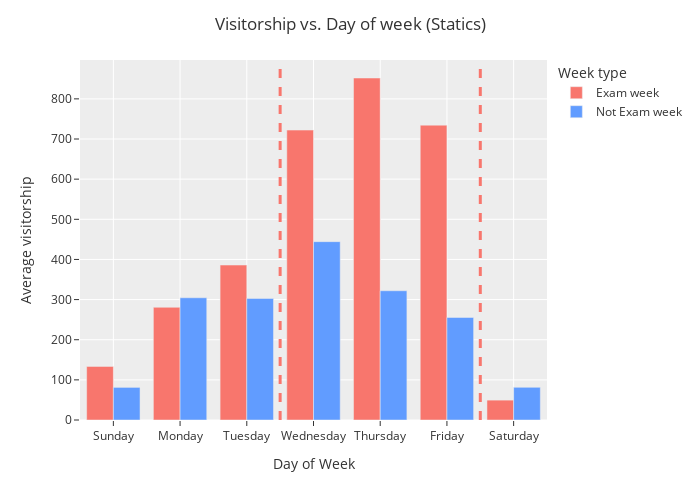
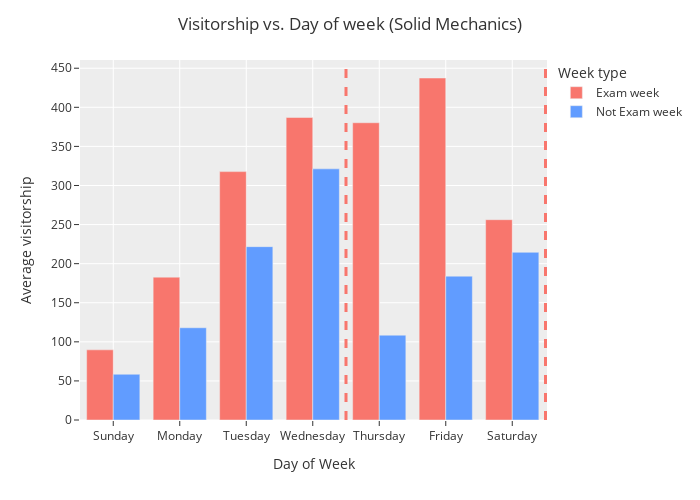
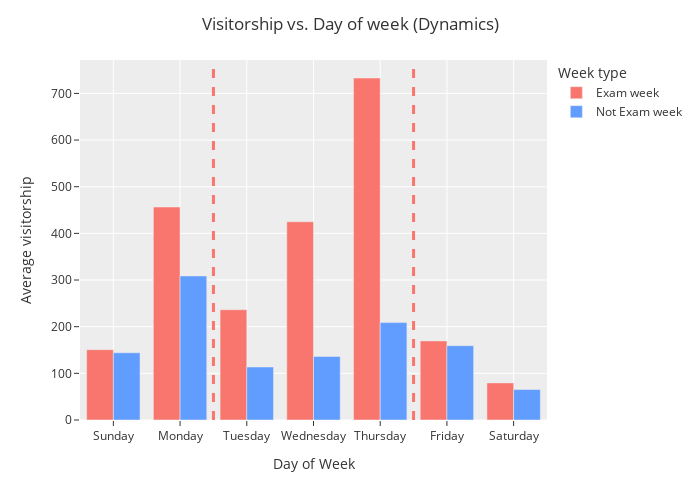

Notebook code cell kept with these figures, in order:
### Code cell
for class_ in ['sta', 'sol', 'dyn']:
    graph_data = pd.DataFrame(index=[i+1 for i in range(7)], columns = ['Exam week', 'Not Exam week'])
    graph_data['Exam week'] = daily_avgs_quiz[class_].values
    graph_data['Not Exam week'] = daily_avgs_no_quiz[class_].values
    
    fig = px.bar(graph_data, x=[i+1 for i in range(len(graph_data.index))], 
                 y=['Exam week', 'Not Exam week'], 
                 barmode='group',
                 color_discrete_map={'Exam week': red,
                                     'Not Exam week': blue},
                )
    if class_ == "sol":
        fig.add_vline(x=4.5, **style)
        fig.add_vline(x=7.5, **style)
    if class_ == "sta":
        fig.add_vline(x=3.5, **style)
        fig.add_vline(x=6.5, **style)
    if class_ == "dyn":
        fig.add_vline(x=2.5, **style)
        fig.add_vline(x=5.5, **style)
    fancy_name = "Dynamics" if class_ == 'dyn' else ('Solid Mechanics' if class_ == 'sol' else 'Statics')
    fig.update_layout(
        title=f"Visitorship vs. Day of week ({fancy_name})",
        xaxis=dict(title="Day of Week",
                   tickvals=[i+1 for i in range(7)],
                   ticktext=[day[1] for day in day_mapping.items()]),
        yaxis=dict(title="Average visitorship"),
        height=500, 
        width=700,
        legend_title_text='Week type',
    )
    fig.write_image(f"./plots/{class_}_daily.png", scale=3)
    fig.show()

### Figure 1 — Plotly figure (JSON) as saved in the notebook; plotly's stock layout.template omitted (floating-point values rounded to 4 significant figures)
{"data": [{"alignmentgroup": "True", "hovertemplate": "variable=Exam week<br>x=%{x}<br>value=%{y}<extra></extra>", "legendgroup": "Exam week", "marker": {"color": "#f8766d", "pattern": {"shape": ""}}, "name": "Exam week", "offsetgroup": "Exam week", "orientation": "v", "showlegend": true, "textposition": "auto", "type": "bar", "x": [1, 2, 3, 4, 5, 6, 7], "xaxis": "x", "y": [133.5, 280.8, 386, 722.2, 852, 734.5, 49.5], "yaxis": "y"}, {"alignmentgroup": "True", "hovertemplate": "variable=Not Exam week<br>x=%{x}<br>value=%{y}<extra></extra>", "legendgroup": "Not Exam week", "marker": {"color": "#619cff", "pattern": {"shape": ""}}, "name": "Not Exam week", "offsetgroup": "Not Exam week", "orientation": "v", "showlegend": true, "textposition": "auto", "type": "bar", "x": [1, 2, 3, 4, 5, 6, 7], "xaxis": "x", "y": [81.25, 304.5, 302.8, 444.2, 322, 255.5, 81.5], "yaxis": "y"}], "layout": {"barmode": "group", "height": 500, "legend": {"title": {"text": "Week type"}, "tracegroupgap": 0}, "margin": {"t": 60}, "shapes": [{"line": {"color": "#f8766d", "dash": "dash", "width": 3}, "opacity": 1, "type": "line", "x0": 3.5, "x1": 3.5, "xref": "x", "y0": 0, "y1": 1, "yref": "y domain"}, {"line": {"color": "#f8766d", "dash": "dash", "width": 3}, "opacity": 1, "type": "line", "x0": 6.5, "x1": 6.5, "xref": "x", "y0": 0, "y1": 1, "yref": "y domain"}], "title": {"text": "Visitorship vs. Day of week (Statics)"}, "width": 700, "xaxis": {"anchor": "y", "domain": [0, 1], "ticktext": ["Sunday", "Monday", "Tuesday", "Wednesday", "Thursday", "Friday", "Saturday"], "tickvals": [1, 2, 3, 4, 5, 6, 7], "title": {"text": "Day of Week"}}, "yaxis": {"anchor": "x", "domain": [0, 1], "title": {"text": "Average visitorship"}}}}

### Figure 2 — Plotly figure (JSON) as saved in the notebook; plotly's stock layout.template omitted (floating-point values rounded to 4 significant figures)
{"data": [{"alignmentgroup": "True", "hovertemplate": "variable=Exam week<br>x=%{x}<br>value=%{y}<extra></extra>", "legendgroup": "Exam week", "marker": {"color": "#f8766d", "pattern": {"shape": ""}}, "name": "Exam week", "offsetgroup": "Exam week", "orientation": "v", "showlegend": true, "textposition": "auto", "type": "bar", "x": [1, 2, 3, 4, 5, 6, 7], "xaxis": "x", "y": [89.75, 182.8, 317.8, 387, 380.2, 437.5, 256.2], "yaxis": "y"}, {"alignmentgroup": "True", "hovertemplate": "variable=Not Exam week<br>x=%{x}<br>value=%{y}<extra></extra>", "legendgroup": "Not Exam week", "marker": {"color": "#619cff", "pattern": {"shape": ""}}, "name": "Not Exam week", "offsetgroup": "Not Exam week", "orientation": "v", "showlegend": true, "textposition": "auto", "type": "bar", "x": [1, 2, 3, 4, 5, 6, 7], "xaxis": "x", "y": [58.5, 118, 221.8, 321.2, 108.5, 184, 214.5], "yaxis": "y"}], "layout": {"barmode": "group", "height": 500, "legend": {"title": {"text": "Week type"}, "tracegroupgap": 0}, "margin": {"t": 60}, "shapes": [{"line": {"color": "#f8766d", "dash": "dash", "width": 3}, "opacity": 1, "type": "line", "x0": 4.5, "x1": 4.5, "xref": "x", "y0": 0, "y1": 1, "yref": "y domain"}, {"line": {"color": "#f8766d", "dash": "dash", "width": 3}, "opacity": 1, "type": "line", "x0": 7.5, "x1": 7.5, "xref": "x", "y0": 0, "y1": 1, "yref": "y domain"}], "title": {"text": "Visitorship vs. Day of week (Solid Mechanics)"}, "width": 700, "xaxis": {"anchor": "y", "domain": [0, 1], "ticktext": ["Sunday", "Monday", "Tuesday", "Wednesday", "Thursday", "Friday", "Saturday"], "tickvals": [1, 2, 3, 4, 5, 6, 7], "title": {"text": "Day of Week"}}, "yaxis": {"anchor": "x", "domain": [0, 1], "title": {"text": "Average visitorship"}}}}

### Figure 3 — Plotly figure (JSON) as saved in the notebook; plotly's stock layout.template omitted (floating-point values rounded to 4 significant figures)
{"data": [{"alignmentgroup": "True", "hovertemplate": "variable=Exam week<br>x=%{x}<br>value=%{y}<extra></extra>", "legendgroup": "Exam week", "marker": {"color": "#f8766d", "pattern": {"shape": ""}}, "name": "Exam week", "offsetgroup": "Exam week", "orientation": "v", "showlegend": true, "textposition": "auto", "type": "bar", "x": [1, 2, 3, 4, 5, 6, 7], "xaxis": "x", "y": [150.8, 456.5, 236.2, 424.8, 733, 169.5, 79.5], "yaxis": "y"}, {"alignmentgroup": "True", "hovertemplate": "variable=Not Exam week<br>x=%{x}<br>value=%{y}<extra></extra>", "legendgroup": "Not Exam week", "marker": {"color": "#619cff", "pattern": {"shape": ""}}, "name": "Not Exam week", "offsetgroup": "Not Exam week", "orientation": "v", "showlegend": true, "textposition": "auto", "type": "bar", "x": [1, 2, 3, 4, 5, 6, 7], "xaxis": "x", "y": [144, 308.8, 113.5, 136, 208.8, 159.2, 65.25], "yaxis": "y"}], "layout": {"barmode": "group", "height": 500, "legend": {"title": {"text": "Week type"}, "tracegroupgap": 0}, "margin": {"t": 60}, "shapes": [{"line": {"color": "#f8766d", "dash": "dash", "width": 3}, "opacity": 1, "type": "line", "x0": 2.5, "x1": 2.5, "xref": "x", "y0": 0, "y1": 1, "yref": "y domain"}, {"line": {"color": "#f8766d", "dash": "dash", "width": 3}, "opacity": 1, "type": "line", "x0": 5.5, "x1": 5.5, "xref": "x", "y0": 0, "y1": 1, "yref": "y domain"}], "title": {"text": "Visitorship vs. Day of week (Dynamics)"}, "width": 700, "xaxis": {"anchor": "y", "domain": [0, 1], "ticktext": ["Sunday", "Monday", "Tuesday", "Wednesday", "Thursday", "Friday", "Saturday"], "tickvals": [1, 2, 3, 4, 5, 6, 7], "title": {"text": "Day of Week"}}, "yaxis": {"anchor": "x", "domain": [0, 1], "title": {"text": "Average visitorship"}}}}
